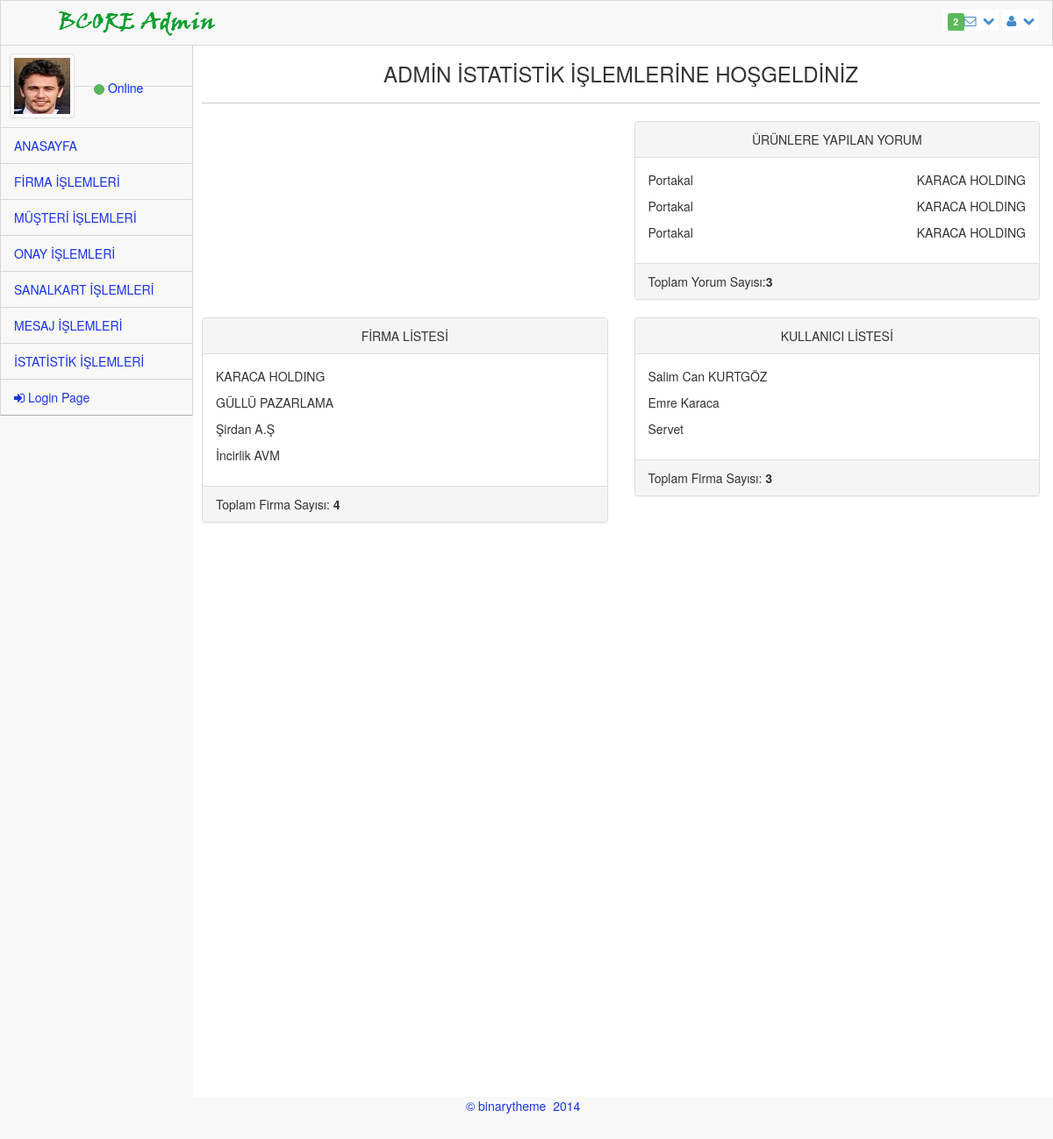
The page /admin_ana/admin_istatistik.php on the database its author committed.
### tables this page shows
CREATE TABLE `urun` (
  `urun_id` int(11) NOT NULL,
  `urun_firma` varchar(100) NOT NULL,
  `urun_isim` varchar(50) NOT NULL,
  `urun_kategori` varchar(50) NOT NULL,
  `urun_aciklama` varchar(2000) NOT NULL,
  `urun_tarif` varchar(2000) NOT NULL,
  `urun_fiyat` int(11) NOT NULL,
  `urun_resim` varchar(200) NOT NULL,
  `urun_stok` int(11) NOT NULL,
  `urun_favori` int(11) NOT NULL DEFAULT '0'
);

CREATE TABLE `uye` (
  `uye_id` int(11) NOT NULL,
  `uye_adsoyad` varchar(50) NOT NULL,
  `uye_eposta` varchar(50) NOT NULL,
  `uye_sifre` varchar(50) NOT NULL,
  `uye_telefon` char(11) NOT NULL,
  `uye_firmaad` varchar(100) NOT NULL,
  `uye_il` varchar(25) NOT NULL,
  `uye_ilce` varchar(25) NOT NULL,
  `uye_tur` varchar(10) NOT NULL,
  `uye_durum` varchar(1) NOT NULL DEFAULT '0',
  `uye_yetki` varchar(1) NOT NULL
);

### admin_ana/admin_istatistik.php (the view, shortened to what this page needs)
<?php require_once("../baglan.php"); ?>
<!DOCTYPE html>
 <html lang="tr">
<head>
    <link rel="stylesheet" href="assets/plugins/bootstrap/css/bootstrap.css" />
    <link rel="stylesheet" href="assets/css/main.css" />
    <link rel="stylesheet" href="assets/css/theme.css" />
    <link rel="stylesheet" href="assets/css/MoneAdmin.css" />
    <link rel="stylesheet" href="assets/plugins/Font-Awesome/css/font-awesome.css" />
</head>
<body class="padTop53 " >
    <div id="wrap">
        <div id="top">
            <nav class="navbar navbar-inverse navbar-fixed-top " style="padding-top: 10px;">
                <header class="navbar-header">
                    <a href="index.php" class="navbar-brand">
                    <img src="assets/img/logo.png" alt="" /></a>
                </header>
                <ul class="nav navbar-top-links navbar-right">
                    <li class="dropdown">
                        <a class="dropdown-toggle" data-toggle="dropdown" href="#">
                            <span class="label label-success">2</span><i class="icon-envelope-alt"></i>&nbsp; <i class="icon-chevron-down"></i>
                        </a>
                    </li>
                    <li class="dropdown">
                        <a class="dropdown-toggle" data-toggle="dropdown" href="#">
                            <i class="icon-user "></i>&nbsp; <i class="icon-chevron-down "></i>
                        </a>
                    </li>
                </ul>
            </nav>
        </div>
       <div id="left">
                <div class="media user-media well-small">
                    <a class="user-link" href="#">
                        <img class="media-object img-thumbnail user-img" alt="User Picture" src="assets/img/user.gif" />
                    </a>
                    <br />
                    <div class="media-body">
                        <h5 class="media-heading" style="font-weight: inherit; text-transform: capitalize; font-size: 16px;">
                        </h5>
                        <ul class="list-unstyled user-info">
                            <li>
                                 <a class="btn btn-success btn-xs btn-circle" style="width: 10px;height: 12px;"></a> Online
                            </li>
                        </ul>
                    </div>
                    <br />
                </div>
          <ul id="menu" class="collapse">
                <li class="panel">
                    <a href="index.php" data-parent="#menu" data-toggle="collapse" class="accordion-toggle" data-target="#blank-nav">
                        ANASAYFA
                    </a>
                </li>
                <li class="panel">
                    <a href="admin_firma.php" data-parent="#menu" data-toggle="collapse" class="accordion-toggle" data-target="#blank-nav1">
                        FİRMA İŞLEMLERİ
                    </a>
                </li>
                <li class="panel">
                    <a href="admin_kullanıcı.php" data-parent="#menu" data-toggle="collapse" class="accordion-toggle" data-target="#blank-nav2">
                        MÜŞTERİ İŞLEMLERİ
                    </a>
                </li>
                <li class="panel">
                    <a href="admin_onay.php" data-parent="#menu" data-toggle="collapse" class="accordion-toggle" data-target="#blank-nav3">
                        ONAY İŞLEMLERİ
                    </a>
                </li>
                <li class="panel">
                    <a href="admin_sanalkart.php" data-parent="#menu" data-toggle="collapse" class="accordion-toggle" data-target="#blank-nav3">
                        SANALKART İŞLEMLERİ
                    </a>
                </li>
                <li class="panel">
                    <a href="admin_mailbox.php" data-parent="#menu" data-toggle="collapse" class="accordion-toggle" data-target="#blank-nav4">
                        MESAJ İŞLEMLERİ
                    </a>
                </li>
                <li class="panel">
                    <a href="admin_istatistik.php" data-parent="#menu" data-toggle="collapse" class="accordion-toggle" data-target="#blank-nav5">
                        İSTATİSTİK İŞLEMLERİ
                    </a>
                </li>
                <li><a href="cikis.php"><i class="icon-signin"></i> Login Page </a></li>
             </ul>
        </div>
        <div id="content">
            <div class="inner" style="min-height:1200px;">
                <div class="row">
                    <div class="col-lg-12 text-center">
                        <h3>ADMİN İSTATİSTİK İŞLEMLERİNE HOŞGELDİNİZ</h3>
                    </div>
                </div>
                <hr />
                        <?php
                            $query = $db->prepare("SELECT * FROM  urun");
                            $query ->execute();
                        ?>
                <div class="row">
                    <div class="col-lg-6">
                    </div>
                    <div class="col-lg-6">
                        <div class="panel panel-default">
                            <div class="panel-heading text-center">
                                ÜRÜNLERE YAPILAN YORUM
                            </div>
                            <div class="panel-body">
                            <?php
                                $a=$db->prepare("SELECT yorum_urunid FROM yorum WHERE yorum_firmaid=0");
                                $a->execute();
                                    foreach($a as $row){
                                        $m=$row["yorum_urunid"];
                                        $veri = $db->prepare("SELECT * FROM urun where urun_id=?");
                                        $veri->execute(array($m));
                                        $x = $veri->fetchAll();
                                        $xx = $a->rowCount();
                                            if($xx){
                                                foreach($x as $b){
                            ?>
                            <p style="float:right;"><?php echo $b["urun_firma"];?></p>
                            <p><?php echo $b["urun_isim"];?></p>
                            <?php
                            }
                            }
                            else{
                                echo "Veri bulunmamaktadır";
                            }
                            }
                            ?>
                            </div>
                            <div class="panel-footer">
                                Toplam Yorum Sayısı:<b><?php echo $xx;?></b>
                            </div>
                        </div>
                    </div>
                    <div class="col-lg-6">
                        <div class="panel panel-default">
                            <div class="panel-heading text-center">
                                FİRMA LİSTESİ
                            </div>
                            <div class="panel-body">
                            <?php
                                $veri = $db->prepare("SELECT * FROM uye where uye_tur='Firma'");
                                $veri->execute();
                                $x = $veri->fetchAll();
                                $xx = $veri->rowCount();
                                    if($xx){
                                        foreach($x as $b){
                            ?>
                            <p><?php echo $b["uye_firmaad"] ?></p>
                            <?php
                            }
                            }
                            else{
                                echo "Veri bulunmamaktadır";
                            }
                            ?>
                            </div>
                            <div class="panel-footer">
                                Toplam Firma Sayısı:<b> <?php echo $xx; ?></b>
                            </div>
                        </div>
                    </div>
                    <div class="col-lg-6">
                        <div class="panel panel-default">
                            <div class="panel-heading text-center">
                                KULLANICI LİSTESİ
                            </div>
                            <div class="panel-body">
                            <?php
                                $veri = $db->prepare("SELECT * FROM uye where uye_tur='Kullanıcı'");
                                $veri->execute();
                                $x = $veri->fetchAll();
                                $xx = $veri->rowCount();
                                    if($xx){
                                        foreach($x as $b){
                            ?>
                            <p style="text-transform: capitalize;"><?php echo $b["uye_adsoyad"] ?></p>
                            <?php
                            }
                            }
                            else{
                                echo "Veri bulunmamaktadır";
                            }
                            ?>
                            </div>
                            <div class="panel-footer">
                                Toplam Firma Sayısı:<b> <?php echo $xx; ?></b>
                            </div>
                        </div>
                    </div>
                </div>
            </div>
    </div>
    <div id="footer">
        <p>&copy;  binarytheme &nbsp;2014 &nbsp;</p>
    </div>
</body>
</html>

### admin_ana/assets/css/main.css (style rules this page uses)
#wrap { margin: 0 auto; }
#footer { height: 48px; background-color: #222222; }
@media (min-width: 768px) { html, body { height: 100%; } }
@media (min-width: 768px) { #wrap { height: auto !important; height: 100%; min-height: 100%; padding: 0 0 48px; margin-bottom: -48px; } }
body.padTop53 { padding-top: 75px; overflow: visible; }
@media (min-width: 802px) { body.padTop53 { padding-top: 51px; } }
#wrap:before, #top:before, .head:before, #footer:before, #wrap:after, #top:after, .head:after, #footer:after { display: table; content: " "; }
#wrap:after, #top:after, .head:after, #footer:after { clear: both; }
#wrap { background-color: #f8f8f8; }
@media (min-width: 768px) { #left { position: relative; float: left; width: 100px; } }
@media (min-width: 768px) { #content { margin-left: 100px; } }
@media (min-width: 768px) { #left { margin-bottom: -10px; } }
@media (min-width: 992px) { #left { width: 220px; } }
@media (min-width: 992px) { #content { margin-left: 220px; } }
#top .navbar { margin-bottom: 0; border:1px solid rgb(216, 215, 215); background-color:#f8f8f8; }
#top .navbar-brand { padding: 0; }
.user-media { display: none; color:#0029FF; border-right:1px solid rgb(216, 215, 215); border-left:1px solid rgb(216, 215, 215); }
@media (min-width: 768px) { .user-media { display: block; } }
@media (min-width: 768px) { .user-media .media-body { display: none; } }
@media (min-width: 768px) { .user-media .user-link { position: relative; display: block; margin-right: auto; margin-left: auto; } }
@media (min-width: 768px) { .user-media .user-link .user-img { margin: 10px auto; } }
@media (min-width: 992px) { .user-media .user-link { float: left; } }
@media (min-width: 992px) { .user-media .user-link .user-img { margin: 10px; } }
@media (min-width: 992px) { .user-media .media-body { display: block; float: left; margin-left: 12px; } }
@media (min-width: 992px) { .user-media .media-body h5.media-heading { font-size: 18px; padding-top: 8px; margin-bottom: 11px; color: #050505; font-weight: bolder; } }
#menu { position: relative; overflow: hidden; border-right:1px solid rgb(216, 215, 215); border-left:1px solid rgb(216, 215, 215); background-color:#f8f8f8; border-bottom: 1px solid rgba(0, 0, 0, 0.3); -webkit-box-shadow: 0 1px 0 rgba(255, 255, 255, 0.05); box-shadow: 0 1px 0 rgba(255, 255, 255, 0.05); }
#menu, #menu ul { padding: 0; margin: 0; list-style: none; }
@media (min-width: 768px) { #menu.collapse { display: inherit !important; } }
#menu > li { position: relative; display: block; margin: 0; border-width: 0; border-radius: 0; }
#menu > li > a { position: relative; display: block; padding: 10px 15px; color: #1933EC; border-top:1px solid rgb(216, 215, 215); }
#menu > li.panel { background-color: transparent; }
#menu li > a { text-decoration: none; }
@media (min-width: 768px) { .mini-sidebar #menu > li > a, #menu > li > a { text-align: center; } }
@media (min-width: 768px) { .mini-sidebar #menu > li > a > i, #menu > li > a > i { display: block; font-size: 20px; } }
@media (min-width: 768px) { #menu:after, .mini-sidebar #menu:after { position: absolute; top: 0; right: 0; bottom: 0; left: 0; display: block; width: 0; -webkit-box-shadow: 97px 1px 5px 2px rgba(0, 0, 0, 0.6); box-shadow: 97px 1px 5px 2px rgba(0, 0, 0, 0.6); } }
@media (min-width: 992px) { #menu > li > a { text-align: left; } }
@media (min-width: 992px) { #menu > li > a > i { display: inline; font-size: 14px; } }
@media (min-width: 992px) { #menu:after { -webkit-box-shadow: 217px 1px 5px 2px rgba(0, 0, 0, 0.6); box-shadow: 217px 1px 5px 2px rgba(0, 0, 0, 0.6); } }
#content { -webkit-transition: margin 0.4s; transition: margin 0.4s; }
.inner { position: relative; min-height: 1px; padding-right: 15px; padding-left: 10px; background: #fff; border: 0px solid #e4e4e4; min-height:1200px; }
@media (min-width: 768px) { .inner { float: left; width: 100%; } }
.inner .row { margin-right: -15px; margin-left: -15px; }
#footer { margin: 0 auto; color: #1933EC; background-color:#f8f8f8; border:1px solid rgb(216, 215, 215); }
#footer p { padding: 12px 0 0; text-align: center; }
.btn-circle { width: 40px; height: 40px; padding: 8px 10px; border-radius: 500px; }
.btn-circle.btn-xs { width: 20px; height: 20px; padding: 0 5px; }
.inner hr { margin-top: 10px; border-top-color: #ccc; }

### rows shown on the page
urun: urun_firma "KARACA HOLDING", urun_isim "Portakal"
uye: uye_firmaad "KARACA HOLDING"
uye: uye_firmaad "GÜLLÜ PAZARLAMA"
uye: uye_firmaad "Şirdan A.Ş"
uye: uye_firmaad "İncirlik AVM"
uye: uye_adsoyad "Salim Can KURTGÖZ"
uye: uye_adsoyad "Emre Karaca"
uye: uye_adsoyad "Servet"

### other values the page prints
$xx "3"
$xx "4"
